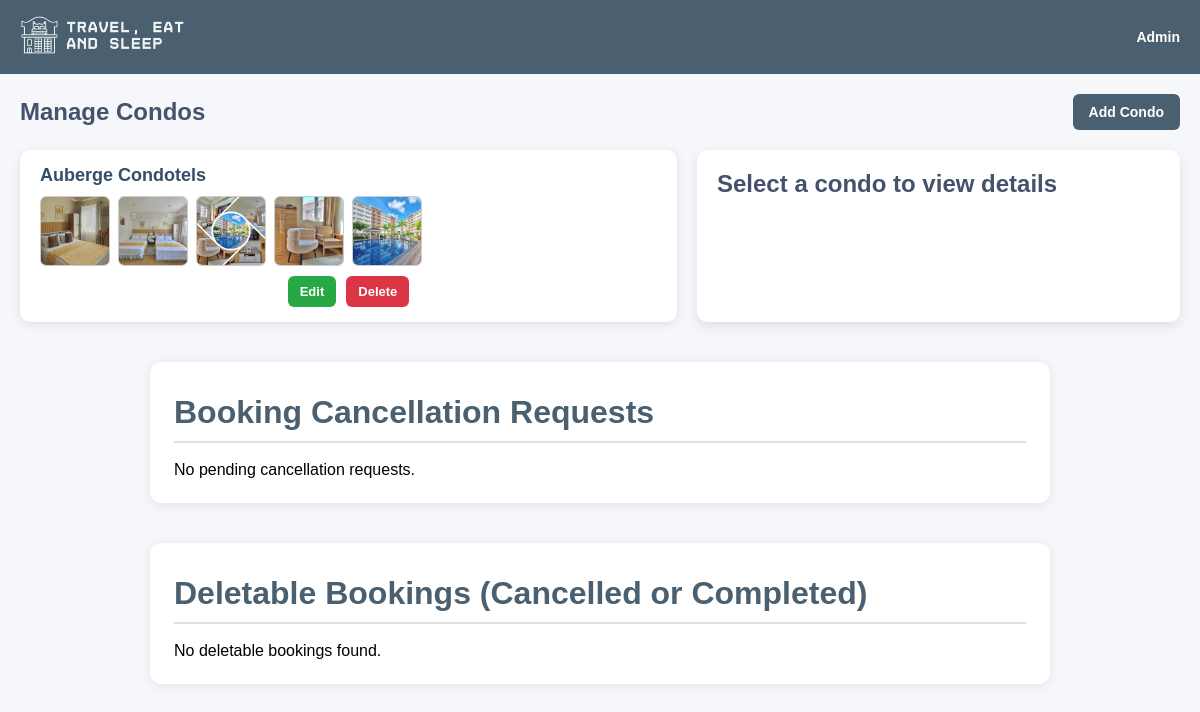
The app's page /admin_page.php with its own data.
### tables this page shows
CREATE TABLE `condos` (
  `id` int(11) NOT NULL,
  `name` varchar(255) NOT NULL,
  `image_path` varchar(255) NOT NULL,
  `description` text DEFAULT NULL,
  `city` varchar(255) DEFAULT NULL,
  `address_details` text DEFAULT NULL,
  `is_available` tinyint(1) DEFAULT 1
);

CREATE TABLE `condo_images` (
  `id` int(11) NOT NULL,
  `condo_id` int(11) NOT NULL,
  `image_path` varchar(255) NOT NULL,
  `uploaded_at` timestamp NOT NULL DEFAULT current_timestamp()
);

### admin_page.php (the view, shortened to what this page needs)
<?php
include 'config.php';
$condo_sql = "SELECT * FROM condos";
$condo_result = $conn->query($condo_sql);
?>
<!DOCTYPE html>
<html lang="en">
<head>
  <link rel="stylesheet" href="CSS/admin_page.css" />
  <link rel="stylesheet" href="CSS/admin_booking_cancel.css" />
</head>
<body>
<header>
  <div class="header-inner">
    <a href="Main Page.php" class="logo">
      <img src="Images/logo-light-transparent.png" alt="Logo" />
    </a>
    <div class="admin-menu">
      <div class="dropdown-wrapper">
        <span class="dropdown-toggle" onclick="toggleDropdown()">Admin</span>
      </div>
    </div>
  </div>
</header>
<main>
  <div class="top-bar">
    <h1>Manage Condos</h1>
    <a href="add_condo.php" class="add-btn">Add Condo</a>
  </div>
  <div class="main-flex-container">
    <div class="condo-list">
      <?php if ($condo_result && $condo_result->num_rows > 0): ?>
        <?php while ($condo = $condo_result->fetch_assoc()): ?>
          <div class="condo-card" onclick="loadCondoDetails(<?= $condo['id'] ?>)">
            <h3><?= htmlspecialchars($condo['name']) ?></h3>
            <div class="thumbnail-container">
              <?php
              $image_sql = "SELECT image_path FROM condo_images WHERE condo_id = ?";
              $img_stmt = $conn->prepare($image_sql);
              $img_stmt->bind_param("i", $condo['id']);
              $img_stmt->execute();
              $img_result = $img_stmt->get_result();
              while ($img = $img_result->fetch_assoc()):
              ?>
                <img src="Images/<?= htmlspecialchars($img['image_path']) ?>" class="thumbnail" alt="Condo Image" />
              <?php endwhile; $img_stmt->close(); ?>
            </div>
            <div class="card-buttons">
              <a href="edit_condo.php?id=<?= $condo['id'] ?>" class="edit-btn">Edit</a>
              <a href="#" class="delete-btn open-delete-condo-modal" data-condo-id="<?= $condo['id'] ?>">Delete</a>
            </div>
          </div>
        <?php endwhile; ?>
      <?php else: ?>
        <p>No condos found.</p>
      <?php endif; ?>
    </div>
    <div class="condo-details" id="condoDetails">
      <h2>Select a condo to view details</h2>
    </div>
  </div>
  <div class="admin-bookings-section">
    <h2>Booking Cancellation Requests</h2>
    <div class="admin-bookings-list">
      <?php
      $pendingSql = "SELECT b.*, u.username, u.email, u.firstname, u.lastname, u.phone_number, c.name AS condo_name FROM bookings b JOIN users u ON b.user_id = u.id JOIN condos c ON b.condo_id = c.id WHERE b.status = 'pending_cancel' ORDER BY b.checkin DESC";
      $pendingResult = $conn->query($pendingSql);
      if ($pendingResult && $pendingResult->num_rows > 0):
        while ($row = $pendingResult->fetch_assoc()):
      ?>
        <div class="admin-booking-card">
          <h4><?= htmlspecialchars($row['condo_name']) ?> (Booking #<?= $row['id'] ?>)</h4>
          <p><strong>User:</strong> <?= htmlspecialchars($row['firstname'] . ' ' . $row['lastname']) ?> (<?= htmlspecialchars($row['username']) ?>)</p>
          <p><strong>Email:</strong> <?= htmlspecialchars($row['email']) ?></p>
          <p><strong>Phone:</strong> <?= htmlspecialchars($row['phone_number']) ?></p>
          <p><strong>Check-in:</strong> <?= date('M d, Y - h:i A', strtotime($row['checkin'])) ?></p>
          <p><strong>Check-out:</strong> <?= date('M d, Y - h:i A', strtotime($row['checkout'])) ?></p>
          <p><strong>Reason:</strong> <?= htmlspecialchars($row['cancellation_reason']) ?></p>
          <form method="POST" action="update_cancel_status.php" class="admin-cancel-action-form" style="display:inline-block;">
            <input type="hidden" name="booking_id" value="<?= $row['id'] ?>">
            <button type="submit" name="action" value="approve" class="approve-btn">Approve Cancel</button>
            <button type="submit" name="action" value="reject" class="reject-btn">Reject Cancel</button>
          </form>
          <?php if ($row['status'] === 'cancelled'): ?>
          <form method="POST" action="delete_from_db.php" class="admin-delete-form" style="display:inline-block; margin-left:10px;">
            <input type="hidden" name="booking_id" value="<?= $row['id'] ?>">
            <button type="button" class="delete-btn admin-delete-modal-btn" style="background-color:#dc3545;">Delete</button>
          </form>
          <?php endif; ?>
        </div>
      <?php endwhile; else: ?>
        <p>No pending cancellation requests.</p>
      <?php endif; ?>
    </div>
  </div>
  <div class="admin-bookings-section">
    <h2>Deletable Bookings (Cancelled or Completed)</h2>
    <div class="admin-bookings-list">
      <?php
      $now = date('Y-m-d H:i:s');
      $deletableSql = "SELECT b.*, u.username, u.email, u.firstname, u.lastname, u.phone_number, c.name AS condo_name FROM bookings b JOIN users u ON b.user_id = u.id JOIN condos c ON b.condo_id = c.id WHERE (b.status = 'cancelled' OR b.checkout < '$now') ORDER BY b.checkin DESC";
      $deletableResult = $conn->query($deletableSql);
      if ($deletableResult && $deletableResult->num_rows > 0):
        while ($row = $deletableResult->fetch_assoc()):
      ?>
        <div class="admin-booking-card">
          <h4><?= htmlspecialchars($row['condo_name']) ?> (Booking #<?= $row['id'] ?>)</h4>
          <p><strong>User:</strong> <?= htmlspecialchars($row['firstname'] . ' ' . $row['lastname']) ?> (<?= htmlspecialchars($row['username']) ?>)</p>
          <p><strong>Email:</strong> <?= htmlspecialchars($row['email']) ?></p>
          <p><strong>Phone:</strong> <?= htmlspecialchars($row['phone_number']) ?></p>
          <p><strong>Check-in:</strong> <?= date('M d, Y - h:i A', strtotime($row['checkin'])) ?></p>
          <p><strong>Check-out:</strong> <?= date('M d, Y - h:i A', strtotime($row['checkout'])) ?></p>
          <p><strong>Status:</strong> <?= htmlspecialchars($row['status']) ?></p>
          <form method="POST" action="delete_from_db.php" class="admin-delete-form" style="display:inline-block;">
            <input type="hidden" name="booking_id" value="<?= $row['id'] ?>">
            <button type="button" class="delete-btn admin-delete-modal-btn">Delete</button>
          </form>
        </div>
      <?php endwhile; else: ?>
        <p>No deletable bookings found.</p>
      <?php endif; ?>
    </div>
  </div>
</main>
</body>
</html>

### CSS/admin_page.css (style rules this page uses)
* { margin: 0; padding: 0; box-sizing: border-box; }
body { font-family: Arial, sans-serif; background: #f5f7fa; min-height: 100vh; }
header { background-color: #4a6070; color: white; padding: 15px 20px; display: flex; align-items: center; position: relative; }
.logo { flex: 1; }
.logo img { height: 40px; }
.admin-menu { position: absolute; right: 20px; top: 50%; transform: translateY(-50%); }
.dropdown-wrapper { position: relative; }
.dropdown-toggle { font-weight: bold; font-size: 14px; cursor: pointer; color: white; }
main { max-width: 100%; margin: 20px auto; padding: 0 20px; }
.top-bar { display: flex; justify-content: space-between; align-items: center; margin-bottom: 20px; }
h1 { color: #45526d; font-size: 24px; }
.add-btn { padding: 10px 16px; background-color: #4a6070; color: white; text-decoration: none; border-radius: 6px; font-size: 14px; font-weight: bold; transition: background-color 0.3s ease; }
.main-flex-container { display: flex; gap: 20px; flex-wrap: wrap; }
.condo-list { flex: 1 1 55%; display: flex; flex-direction: column; gap: 20px; }
.condo-card { background: white; padding: 15px 20px; border-radius: 10px; box-shadow: 0 2px 10px rgba(0,0,0,0.1); cursor: pointer; transition: box-shadow 0.3s ease; }
.condo-card h3 { margin-bottom: 10px; color: #334e68; font-size: 18px; }
.thumbnail-container { display: flex; flex-wrap: wrap; gap: 8px; margin: 10px 0; }
.thumbnail { width: 70px; height: 70px; object-fit: cover; border-radius: 6px; border: 1px solid #ccc; }
.card-buttons { margin-top: 10px; display: flex; gap: 10px; justify-content: center; }
.edit-btn, .delete-btn { padding: 8px 12px; font-size: 13px; font-weight: bold; border-radius: 6px; text-decoration: none; color: white; display: inline-block; }
.edit-btn { background-color: #28a745; }
.delete-btn { background-color: #dc3545; }
.condo-details { flex: 1 1 40%; background: white; padding: 20px; border-radius: 10px; box-shadow: 0 4px 12px rgba(0,0,0,0.1); font-size: 16px; color: #333; min-width: 300px; }
.condo-details h2 { margin-bottom: 15px; color: #45526d; }

### CSS/admin_booking_cancel.css (style rules this page uses)
.admin-bookings-section { margin: 40px auto 0 auto; max-width: 900px; background: #fff; border-radius: 12px; box-shadow: 0 2px 12px rgba(0,0,0,0.08); padding: 32px 24px 24px 24px; }
.admin-bookings-section h2 { margin-bottom: 18px; color: #4a6070; font-size: 2rem; border-bottom: 2px solid #e0e0e0; padding-bottom: 10px; }
.admin-bookings-list { display: flex; flex-wrap: wrap; gap: 24px; }

### records on screen
condos: name "Auberge Condotels"
condo_images: image_path (picture)
condo_images: image_path (picture)
condo_images: image_path (picture)
condo_images: image_path (picture)
condo_images: image_path (picture)
